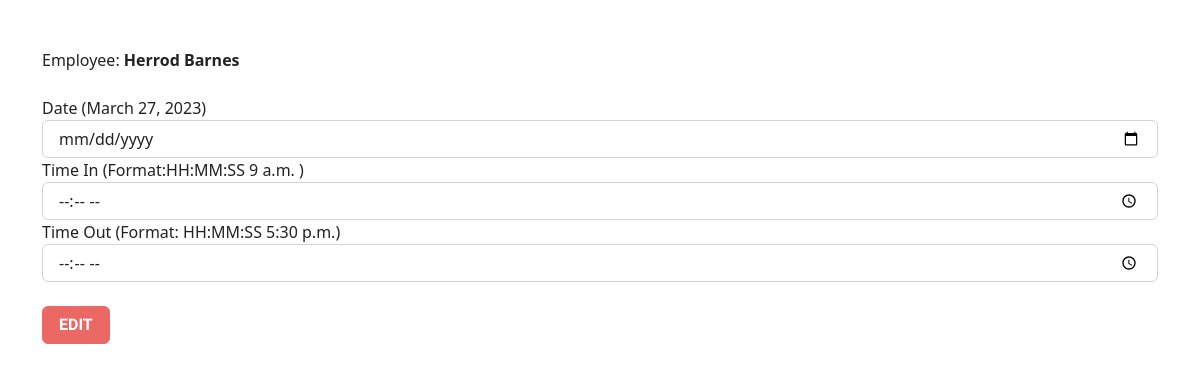
/employee/attedit/36/, run on an earlier commit of the app's database.
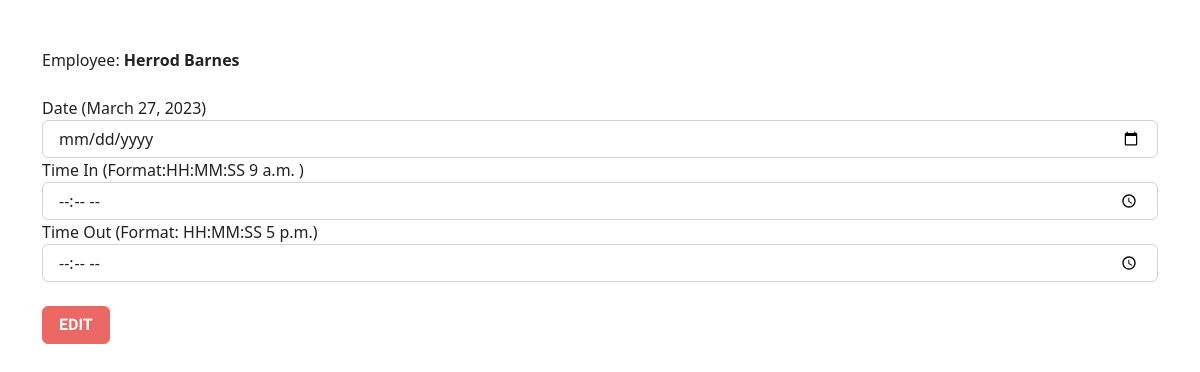
And on a later commit of the database.
### app_payroll/models.py (models this page shows, shortened)
class Attendance(models.Model):
    employee = models.ForeignKey(Employee, on_delete=models.CASCADE)
    date = models.DateField()
    time_in = models.TimeField()
    time_out = models.TimeField()
    hours_worked = models.DurationField()
    status = models.BooleanField(default=False)
    class Meta:
        db_table = "app_attendance"

class Employee(models.Model):
    full_name = models.CharField(max_length=150)
    email = models.EmailField(max_length=150)
    address = models.CharField(max_length=150)
    gender = models.CharField(max_length=50)
    contact = models.CharField(max_length=150)
    def __str__(self):
        return self.full_name
    class Meta:
        db_table = "app_employee"

### app_payroll/views.py (the view, shortened to what this page needs)
# urls.py: path('attedit/<int:id>/', EditAttendance.as_view(), name="attendance-edit"),
class EditAttendance(View):
    def get(self, request, id):
        att = Attendance.objects.get(id=id)
        context = { "data": att }
        return render(request, 'attendance/attendance_edit.html', context)

### templates/attendance/attendance_edit.html (shortened to what this page needs)
<!DOCTYPE html>
<html>
<head>
    {% load static %}
    <link rel='stylesheet' type='text/css' media='screen' href="{% static '/css/bootstrap.min.css' %}">
</head>
<body>
    <form action="{% url 'attendance-edit' data.id %}" method="post">
        <div class="container mt-5">
            <div class="form">
                <label>Employee: <b>{{data.employee}}</b></label>
            </div>
            <br>
            <div class="form">
                <label>Date ({{ data.date }})</label>
                <input type="date" name="date" class="form-control" value="{{ data.date }}" required>
            </div>
            <div class="form">
                <label>Time In (Format:HH:MM:SS {{data.time_in}} )</label>
                <input type="time" name="time_in" class="form-control" value="{{ data.time_in }}">
            </div>
            <div class="form">
                <label>Time Out (Format: HH:MM:SS  {{data.time_out}})</label>
                <input type="time" name="time_out" class="form-control" value="{{ data.time_out }}">
            </div>
            <div class="form mt-4">
                <input type="submit" class="btn btn-primary" value="EDIT">
            </div>
        </div>
    </form>
</body>
</html>

What changed in the data, as far as the page shows it:
changed Attendance "Herrod Barnes": time_out "5:30 p.m." → "5 p.m."
